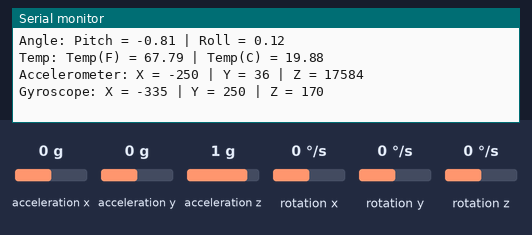
A sketch run on a simulated Arduino Uno, built with avr-gcc and run on an emulated ATmega328P. On the bench: the last lines printed to the serial monitor. Wiring (inferred from the names in the program): MPU-6050 motion sensor at I2C address 0x68. The inputs (shaded band) are chosen by the test bench; at power-on: acceleration x 0 g, acceleration y 0 g, acceleration z 1 g, rotation x 0 °/s, rotation y 0 °/s, rotation z 0 °/s.

Above: at 5.9 s.
6.0 s: acceleration x set to -1.4 g
At 10.37 s:
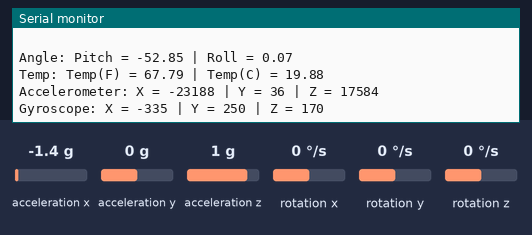
12.1 s: acceleration y set to -1.4 g
At 15.44 s:
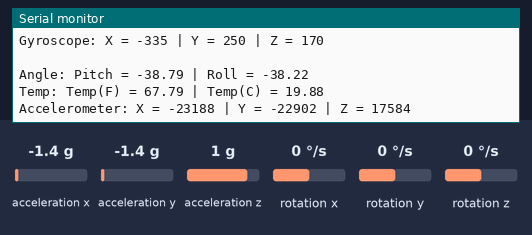
18.2 s: acceleration z set to -1.4 g
At 20.51 s:
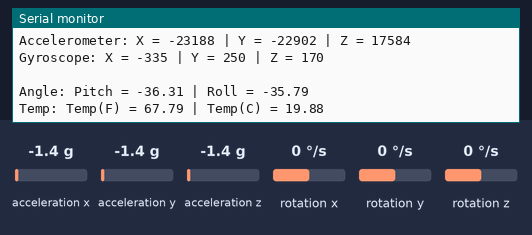
24.3 s: rotation x set to -192 °/s
At 26.2 s:
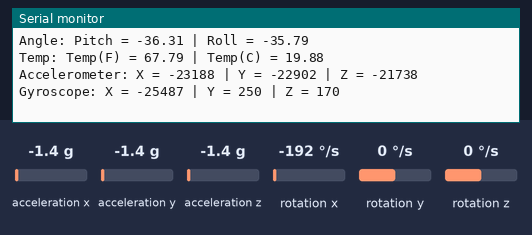
30.4 s: rotation y set to -192 °/s
At 32.2 s:
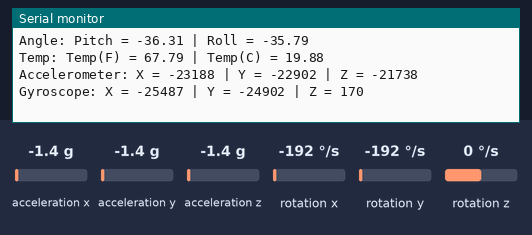
Timing chart, 0 to 33.7 s (numbered marks = the images above; inputs shaded):
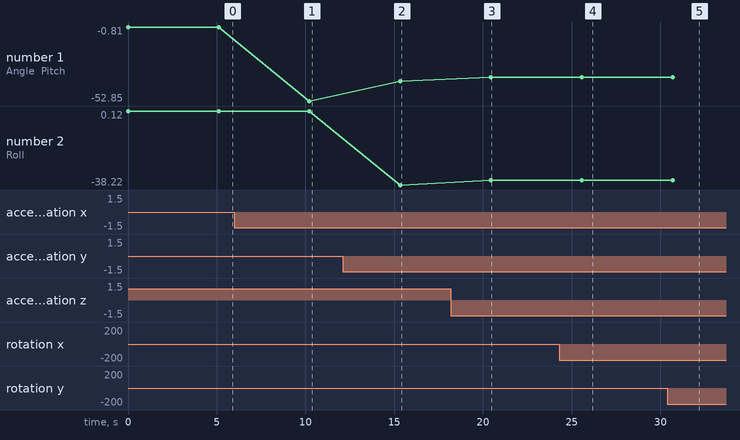

The sketch:

9050_i2c_sample_code.ino
```cpp
/*
   MPU-6050 Test

   This simple program reads and prints to the Serial Monitor window
   the raw X/Y/Z values for the accelerometer and the gyro
   It also calculates the pitch and roll values as well as the temperature
   in F and C.

   Connect VDD to 5V and GND to ground on the MCU
   Connect SCL to SCL on MCU and SDA to SDA on MCU

  Note that the correction values can be used to put in an offset to adjust the
  values toward 0 or in the case of the temperature to adjust it to match a
  reference temperature measurement device.
*/
#include<Wire.h>
#include <math.h>
const int MPU=0x68;
int16_t AcX,AcY,AcZ,Tmp,GyX,GyY,GyZ;
double pitch,roll;
//===============================================================================
//  Initialization
//===============================================================================
void setup(){
Wire.begin();
Wire.beginTransmission(MPU);
Wire.write(0x6B);
Wire.write(0);
Wire.endTransmission(true);
Serial.begin(9600);
}
//===============================================================================
//  Main
//===============================================================================
void loop(){
Wire.beginTransmission(MPU);
Wire.write(0x3B);
Wire.endTransmission(false);
Wire.requestFrom(MPU,14,true);

int AcXoff,AcYoff,AcZoff,GyXoff,GyYoff,GyZoff;
int temp,toff;
double t,tx,tf;

//Acceleration data correction
AcXoff = -250;
AcYoff = 36;
AcZoff = 1200;

//Temperature correction
toff = -1400;

//Gyro correction
GyXoff = -335;
GyYoff = 250;
GyZoff = 170;

//read accel data and apply correction
AcX=(Wire.read()<<8|Wire.read()) + AcXoff;
AcY=(Wire.read()<<8|Wire.read()) + AcYoff;
AcZ=(Wire.read()<<8|Wire.read()) + AcZoff;

//read temperature data & apply correction
temp=(Wire.read()<<8|Wire.read()) + toff;

//read gyro data & apply correction
GyX=(Wire.read()<<8|Wire.read()) + GyXoff;
GyY=(Wire.read()<<8|Wire.read()) + GyYoff;
GyZ=(Wire.read()<<8|Wire.read()) + GyZoff;

// Calculate and convert temperature
tx=temp;
t = tx/340 + 36.53;     // Formula from data sheet
tf = (t * 9/5) + 32;    // Standard C to F conversion

//get pitch/roll
getAngle(AcX,AcY,AcZ);

//send the data out the serial port
Serial.print("Angle: ");
Serial.print("Pitch = "); Serial.print(pitch);
Serial.print(" | Roll = "); Serial.println(roll);

Serial.print("Temp: ");
Serial.print("Temp(F) = "); Serial.print(tf);
Serial.print(" | Temp(C) = "); Serial.println(t);

Serial.print("Accelerometer: ");
Serial.print("X = "); Serial.print(AcX);
Serial.print(" | Y = "); Serial.print(AcY);
Serial.print(" | Z = "); Serial.println(AcZ);

Serial.print("Gyroscope: ");
Serial.print("X = "); Serial.print(GyX);
Serial.print(" | Y = "); Serial.print(GyY);
Serial.print(" | Z = "); Serial.println(GyZ);
Serial.println(" ");
delay(5000);
}
//===============================================================================
//  GetAngle - Converts accleration data to pitch & roll
//===============================================================================
void getAngle(int Vx,int Vy,int Vz) {
double x = Vx;
double y = Vy;
double z = Vz;
pitch = atan(x/sqrt((y*y) + (z*z)));
roll = atan(y/sqrt((x*x) + (z*z)));
//convert radians into degrees
pitch = pitch * (180.0/3.14);
roll = roll * (180.0/3.14) ;
}
```

Measured:
- after the input at 6.0 s, the serial monitor: prints a new line after 4.2 s (image 1)
- after the input at 12.1 s, the serial monitor: prints a new line after 3.2 s (image 2)
- after the input at 18.2 s, the serial monitor: prints a new line after 2.2 s (image 3)
- after the input at 24.3 s, the serial monitor: prints a new line after 1.4 s (image 4)
- after the input at 30.4 s, the serial monitor: prints a new line after 0.43 s (image 5)
- plotted number 1: -0.81 → -52.85 after the input at 6.0 s, -52.85 → -38.79 after the input at 12.1 s, -38.79 → -36.31 after the input at 18.2 s
- plotted number 2: 0.12 → 0.07 after the input at 6.0 s, 0.07 → -38.22 after the input at 12.1 s, -38.22 → -35.79 after the input at 18.2 s
